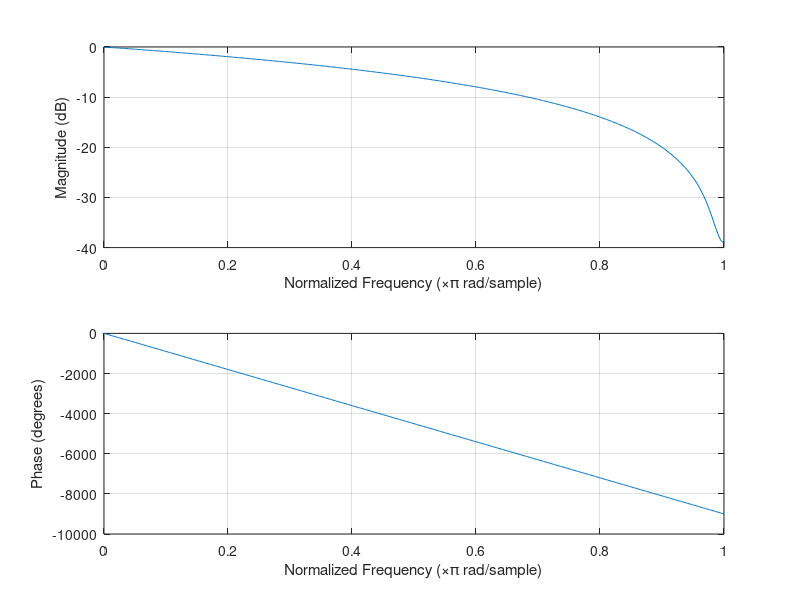

Source code (MATLAB): (Note: this script raises an error after producing the figure.)
N = 100;
Fc = 220e3;
fs = 2.048e9;
f = [0 Fc/(fs/2) 1];
m = [1 1 0];
coeff = fir2(N, f, m);

freqz(coeff)
figure;
plot(demod.Time, demod.Data);
xlabel("\textbf{Time (s)}", 'Interpreter','latex');
ylabel('\textbf{Amplitude}', 'Interpreter','latex');
title('\textbf{Demodulated signal ($f_c=500MHz$)}', 'Interpreter','latex');
